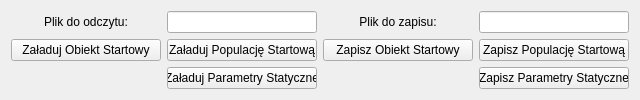
            <widget class="QWidget" name="tab_5">
             <attribute name="title">
              <string>Zapis/Odczyt </string>
             </attribute>
             <layout class="QVBoxLayout" name="verticalLayout_21">
              <item>
               <layout class="QHBoxLayout" name="horizontalLayout_9">
                <item>
                 <layout class="QGridLayout" name="gridLayout_5">
                  <item row="1" column="0">
                   <widget class="QPushButton" name="loadStartObject">
                    <property name="sizePolicy">
                     <sizepolicy hsizetype="Maximum" vsizetype="Fixed">
                      <horstretch>0</horstretch>
                      <verstretch>0</verstretch>
                     </sizepolicy>
                    </property>
                    <property name="minimumSize">
                     <size>
                      <width>150</width>
                      <height>0</height>
                     </size>
                    </property>
                    <property name="text">
                     <string>Załaduj Obiekt Startowy</string>
                    </property>
                   </widget>
                  </item>
                  <item row="1" column="1">
                   <widget class="QPushButton" name="loadStartPopulation">
                    <property name="sizePolicy">
                     <sizepolicy hsizetype="Maximum" vsizetype="Fixed">
                      <horstretch>0</horstretch>
                      <verstretch>0</verstretch>
                     </sizepolicy>
                    </property>
                    <property name="minimumSize">
                     <size>
                      <width>150</width>
                      <height>0</height>
                     </size>
                    </property>
                    <property name="text">
                     <string>Załaduj Populację Startową</string>
                    </property>
                   </widget>
                  </item>
                  <item row="0" column="0">
                   <widget class="QLabel" name="label_24">
                    <property name="sizePolicy">
                     <sizepolicy hsizetype="Maximum" vsizetype="Preferred">
                      <horstretch>0</horstretch>
                      <verstretch>0</verstretch>
                     </sizepolicy>
                    </property>
                    <property name="minimumSize">
                     <size>
                      <width>150</width>
                      <height>0</height>
                     </size>
                    </property>
                    <property name="text">
                     <string>Plik do odczytu:</string>
                    </property>
                    <property name="alignment">
                     <set>Qt::AlignCenter</set>
                    </property>
                   </widget>
                  </item>
                  <item row="0" column="1">
                   <widget class="QLineEdit" name="loadFile">
                    <property name="sizePolicy">
                     <sizepolicy hsizetype="Maximum" vsizetype="Fixed">
                      <horstretch>0</horstretch>
                      <verstretch>0</verstretch>
                     </sizepolicy>
                    </property>
                    <property name="minimumSize">
                     <size>
                      <width>150</width>
                      <height>0</height>
                     </size>
                    </property>
                    <property name="alignment">
                     <set>Qt::AlignCenter</set>
                    </property>
                   </widget>
                  </item>
                  <item row="2" column="1">
                   <widget class="QPushButton" name="loadStaticParameters">
                    <property name="sizePolicy">
                     <sizepolicy hsizetype="Maximum" vsizetype="Fixed">
                      <horstretch>0</horstretch>
                      <verstretch>0</verstretch>
                     </sizepolicy>
                    </property>
                    <property name="minimumSize">
                     <size>
                      <width>150</width>
                      <height>0</height>
                     </size>
                    </property>
                    <property name="text">
                     <string>Załaduj Parametry Statyczne</string>
                    </property>
                   </widget>
                  </item>
                 </layout>
                </item>
                <item>
                 <layout class="QGridLayout" name="gridLayout_3">
                  <item row="0" column="0">
                   <widget class="QLabel" name="label_26">
                    <property name="sizePolicy">
                     <sizepolicy hsizetype="Maximum" vsizetype="Fixed">
                      <horstretch>0</horstretch>
                      <verstretch>0</verstretch>
                     </sizepolicy>
                    </property>
                    <property name="minimumSize">
                     <size>
                      <width>150</width>
                      <height>0</height>
                     </size>
                    </property>
                    <property name="text">
                     <string>Plik do zapisu:</string>
                    </property>
                    <property name="alignment">
                     <set>Qt::AlignCenter</set>
                    </property>
                   </widget>
                  </item>
                  <item row="1" column="1">
                   <widget class="QPushButton" name="saveStartPopulation">
                    <property name="sizePolicy">
                     <sizepolicy hsizetype="Maximum" vsizetype="Fixed">
                      <horstretch>0</horstretch>
                      <verstretch>0</verstretch>
                     </sizepolicy>
                    </property>
                    <property name="minimumSize">
                     <size>
                      <width>150</width>
                      <height>0</height>
                     </size>
                    </property>
                    <property name="text">
                     <string>Zapisz Populację Startową</string>
                    </property>
                   </widget>
                  </item>
                  <item row="1" column="0">
                   <widget class="QPushButton" name="saveStartObject">
                    <property name="sizePolicy">
                     <sizepolicy hsizetype="Maximum" vsizetype="Fixed">
                      <horstretch>0</horstretch>
                      <verstretch>0</verstretch>
                     </sizepolicy>
                    </property>
                    <property name="minimumSize">
                     <size>
                      <width>150</width>
                      <height>0</height>
                     </size>
                    </property>
                    <property name="text">
                     <string>Zapisz Obiekt Startowy</string>
                    </property>
                   </widget>
                  </item>
                  <item row="2" column="1">
                   <widget class="QPushButton" name="saveStaticParameters">
                    <property name="sizePolicy">
                     <sizepolicy hsizetype="Maximum" vsizetype="Fixed">
                      <horstretch>0</horstretch>
                      <verstretch>0</verstretch>
                     </sizepolicy>
                    </property>
                    <property name="minimumSize">
                     <size>
                      <width>150</width>
                      <height>0</height>
                     </size>
                    </property>
                    <property name="text">
                     <string>Zapisz Parametry Statyczne</string>
                    </property>
                   </widget>
                  </item>
                  <item row="0" column="1">
                   <widget class="QLineEdit" name="saveFile">
                    <property name="sizePolicy">
                     <sizepolicy hsizetype="Maximum" vsizetype="Fixed">
                      <horstretch>0</horstretch>
                      <verstretch>0</verstretch>
                     </sizepolicy>
                    </property>
                    <property name="minimumSize">
                     <size>
                      <width>150</width>
                      <height>0</height>
                     </size>
                    </property>
                   </widget>
                  </item>
                 </layout>
                </item>
               </layout>
              </item>
             </layout>
            </widget>
